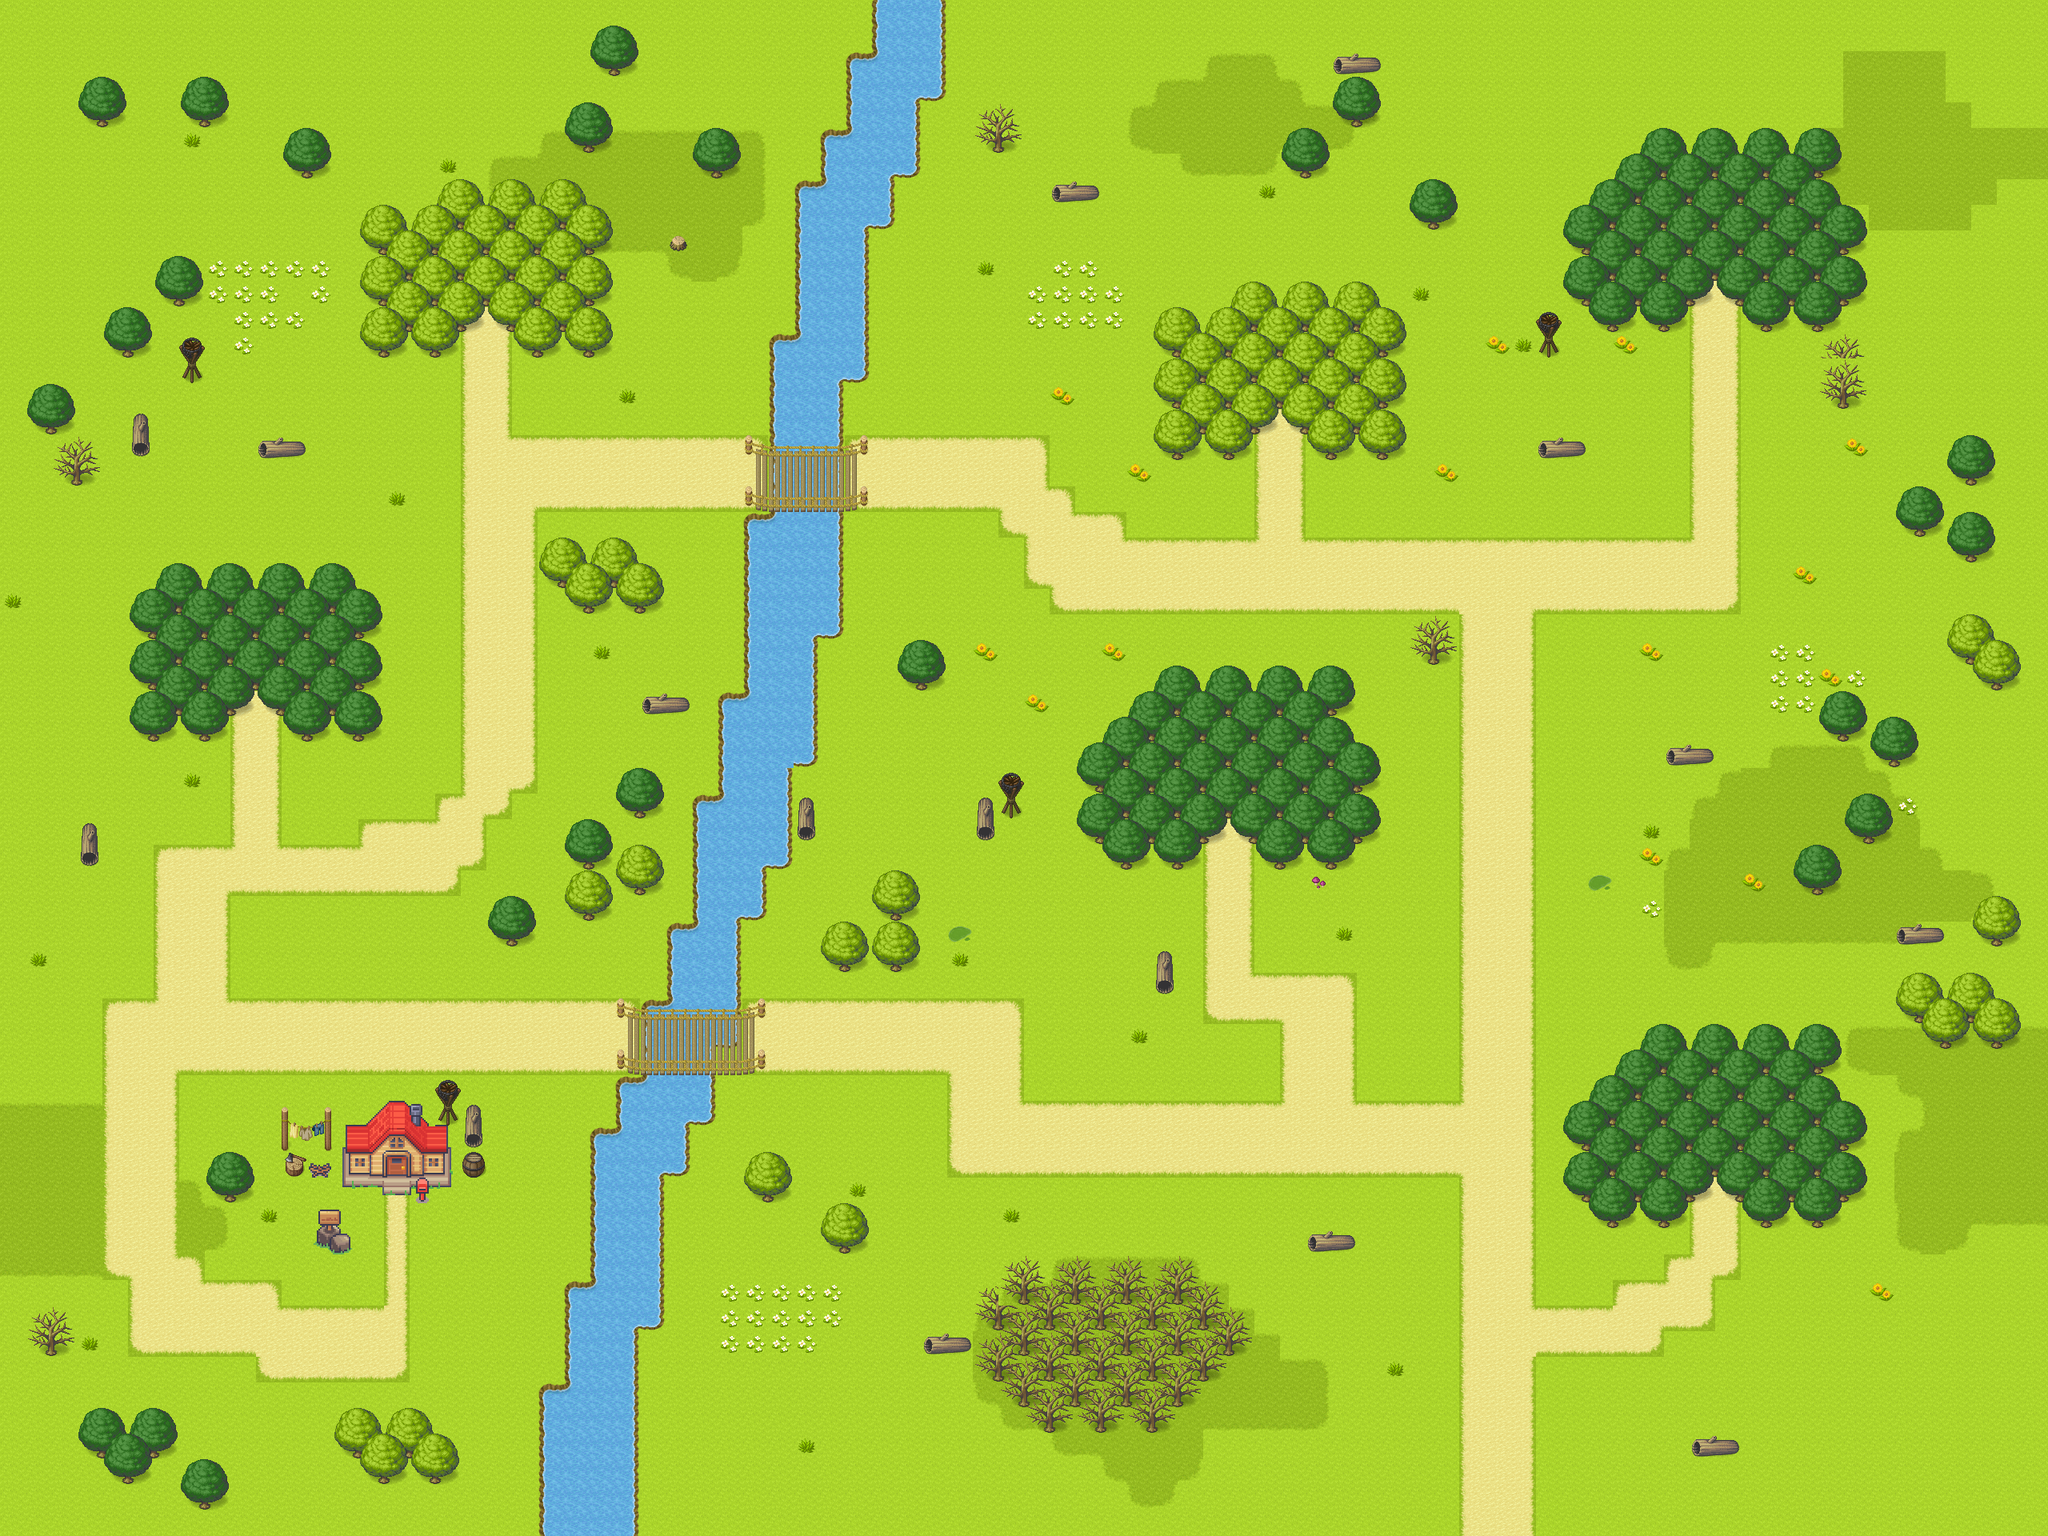

A level layout from a 2D game, rendered from its tile map. Below: a short description, then the map file with tile-grid data replaced by summaries:
An orthogonal 80x60 tile map with 32x32 px tiles, 8 tile layers (groundLayer, overlapgrassLayer, roadLayer, riverLayer, ...), 4 tilesets.

<map version="1.5" tiledversion="1.7.2" orientation="orthogonal" renderorder="right-down" width="80" height="60" tilewidth="32" tileheight="32" infinite="0" nextlayerid="11" nextobjectid="1">
 <tileset firstgid="1" name="pipoya-set" tilewidth="32" tileheight="32" tilecount="1064" columns="8">
  <image source="pipoya-set.png" width="256" height="4256" />
 </tileset>
 <tileset firstgid="1065" name="house" tilewidth="32" tileheight="32" tilecount="704" columns="8">
  <image source="house.png" width="256" height="2816" />
 </tileset>
 <tileset firstgid="1769" name="water2" tilewidth="32" tileheight="32" tilecount="384" columns="64">
  <image source="water2.png" width="2048" height="192" />
 </tileset>
 <tileset firstgid="2153" name="grassdirt" tilewidth="32" tileheight="32" tilecount="528" columns="8">
  <image source="grassdirt.png" width="256" height="2112" />
 </tileset>
 <layer id="1" name="groundLayer" width="80" height="60">
  <data>[4800 cells, 4800 non-empty, 1 distinct tile ids]</data>
 </layer>
 <layer id="8" name="overlapgrassLayer" width="80" height="60">
  <data>[4800 cells, 400 non-empty, 10 distinct tile ids]</data>
 </layer>
 <layer id="5" name="roadLayer" width="80" height="60">
  <data>[4800 cells, 671 non-empty, 17 distinct tile ids]</data>
 </layer>
 <layer id="4" name="riverLayer" width="80" height="60">
  <data>[4800 cells, 193 non-empty, 8 distinct tile ids]</data>
 </layer>
 <layer id="3" name="roomLayer" width="80" height="60">
  <data>[4800 cells, 463 non-empty, 32 distinct tile ids]</data>
 </layer>
 <layer id="10" name="river2Layer" width="80" height="60">
  <data>[4800 cells, 20 non-empty, 7 distinct tile ids]</data>
 </layer>
 <layer id="7" name="bridgeLayer" width="80" height="60">
  <data>[4800 cells, 33 non-empty, 9 distinct tile ids]</data>
 </layer>
 <layer id="6" name="decorationLayer" width="80" height="60">
  <data>[4800 cells, 412 non-empty, 41 distinct tile ids]</data>
 </layer>
</map>
